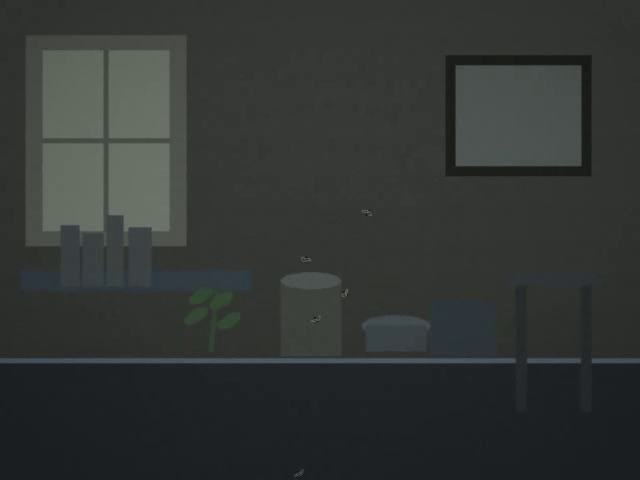
#> input picture frame 43 of opencv/videos/cluttered_room_mosquito_test.mp4, 640 x 480 px
$ python only_mosquito_detect.py
#> lines starting #> are read from the running program, lines starting #| are printed output that depends on the picture
import cv2

# Open video
cap = cv2.VideoCapture(r"D:\python\opencv\videos\cluttered_room_mosquito_test.mp4")


# Get FPS
fps = cap.get(cv2.CAP_PROP_FPS)

print("FPS:", fps)

# Delay between frames
delay = int(1000 / fps)

# Background subtractor
background = cv2.createBackgroundSubtractorMOG2(
    history=500,
    varThreshold=25,
    detectShadows=False
)

while True:

    # Read frame
    ret, frame = cap.read()
#> frame is the input picture: shape (480, 640, 3); mean B, G, R 52.3, 54.4, 50.6

    # If video ends
    if not ret:
        break

    # Resize
    frame = cv2.resize(frame, (1280, 720))
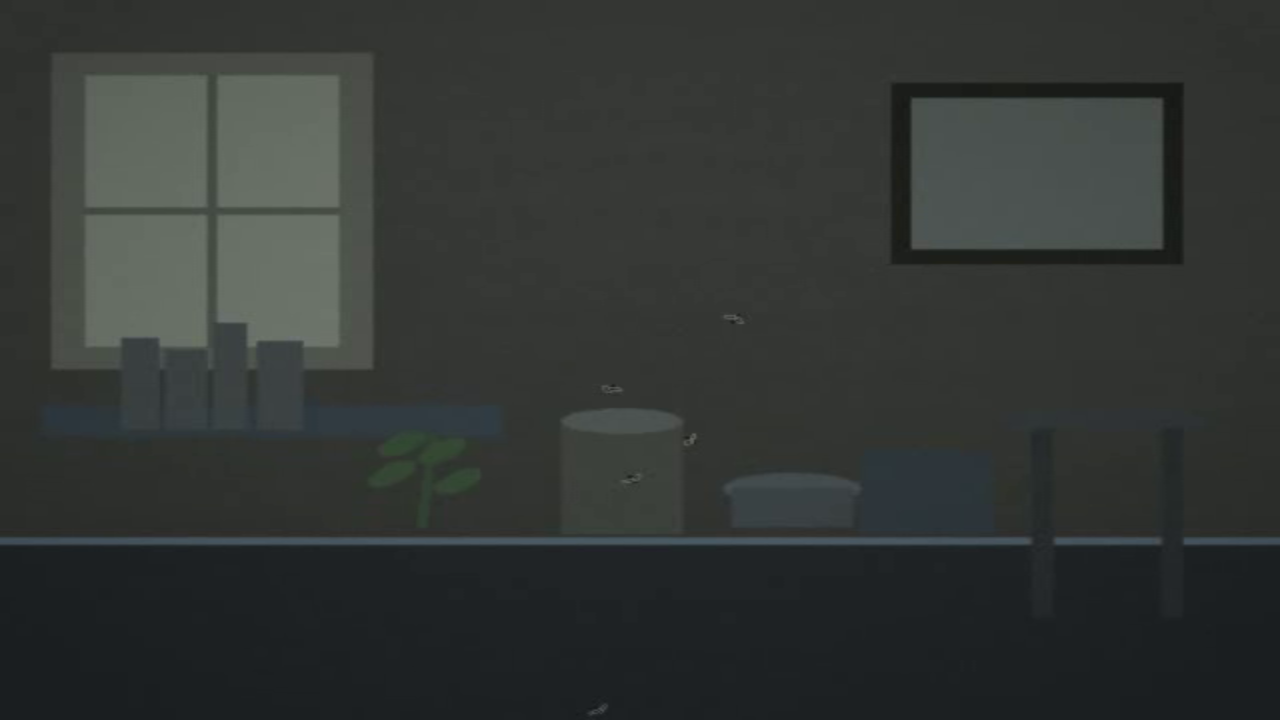
#> frame: shape (720, 1280, 3); mean B, G, R 52.3, 54.4, 50.6

    # Convert to grayscale
    gray = cv2.cvtColor(frame, cv2.COLOR_BGR2GRAY)

    # Blur
    gray = cv2.GaussianBlur(gray, (5, 5), 0)

    # Background subtraction
    mask = background.apply(gray)
#> mask: shape (720, 1280); every value is 255

    # Threshold
    _, thresh = cv2.threshold(
        mask,
        200,
        255,
        cv2.THRESH_BINARY
    )

    # Morphological operation
    kernel = cv2.getStructuringElement(
        cv2.MORPH_ELLIPSE,
        (3, 3)
    )

    thresh = cv2.morphologyEx(
        thresh,
        cv2.MORPH_OPEN,
        kernel
    )

    # Find contours
    contours, _ = cv2.findContours(
        thresh,
        cv2.RETR_EXTERNAL,
        cv2.CHAIN_APPROX_SIMPLE
    )
#> contours = [[[0, 0], [0, 719], [1279, 719], [1279, 0]]]

    # Process contours
    for contour in contours:

        # Calculate area
        area = cv2.contourArea(contour)

        # Ignore tiny noise
        if area < 5:
            continue

        # Bounding box
        x, y, w, h = cv2.boundingRect(contour)

        # Ignore very large objects
        if area > 1000:
            continue

        # Draw rectangle
        cv2.rectangle(
            frame,
            (x, y),
            (x + w, y + h),
            (0, 255, 0),
            2
        )

        # Display area
        cv2.putText(
            frame,
            f"Area: {int(area)}",
            (x, y - 5),
            cv2.FONT_HERSHEY_SIMPLEX,
            0.5,
            (0, 255, 0),
            1
        )
#> this loop made 1 pass
#> (contour, area, x, y, w, h) on pass 1: ([[0, 0], [0, 719], [1279, 719], [1279, 0]], 919601, 0, 0, 1280, 720)

    # Display results
    cv2.imshow("Mosquito Detection", frame)
    cv2.imshow("Threshold", thresh)

    # Wait according to video FPS
    if cv2.waitKey(delay) & 0xFF == ord('q'):
#> (key q is pressed here)
        break

# Release everything
cap.release()
cv2.destroyAllWindows()
